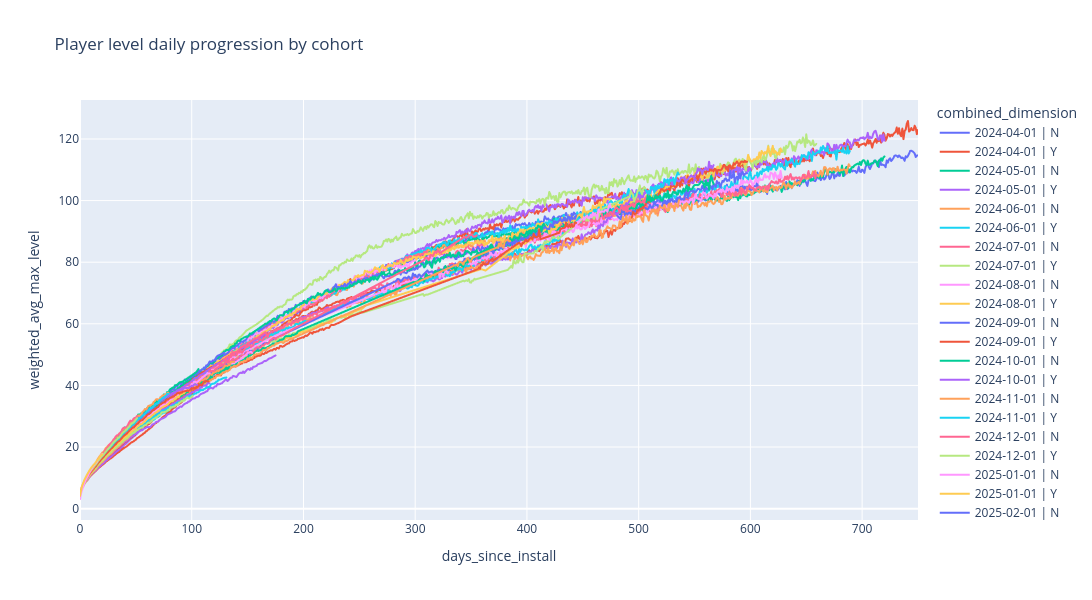

Write notebook code for a chart like this one.
### Code cell
# hide-output
fig = px.line(player_level_agg, 
              x='days_since_install', 
              y='weighted_avg_max_level',
              color='combined_dimension',
              title='Player level daily progression by cohort',
              width=1200,
              height=600,
              hover_data={'weighted_avg_max_level': True, 'cohort_users': True},)

fig.show()
